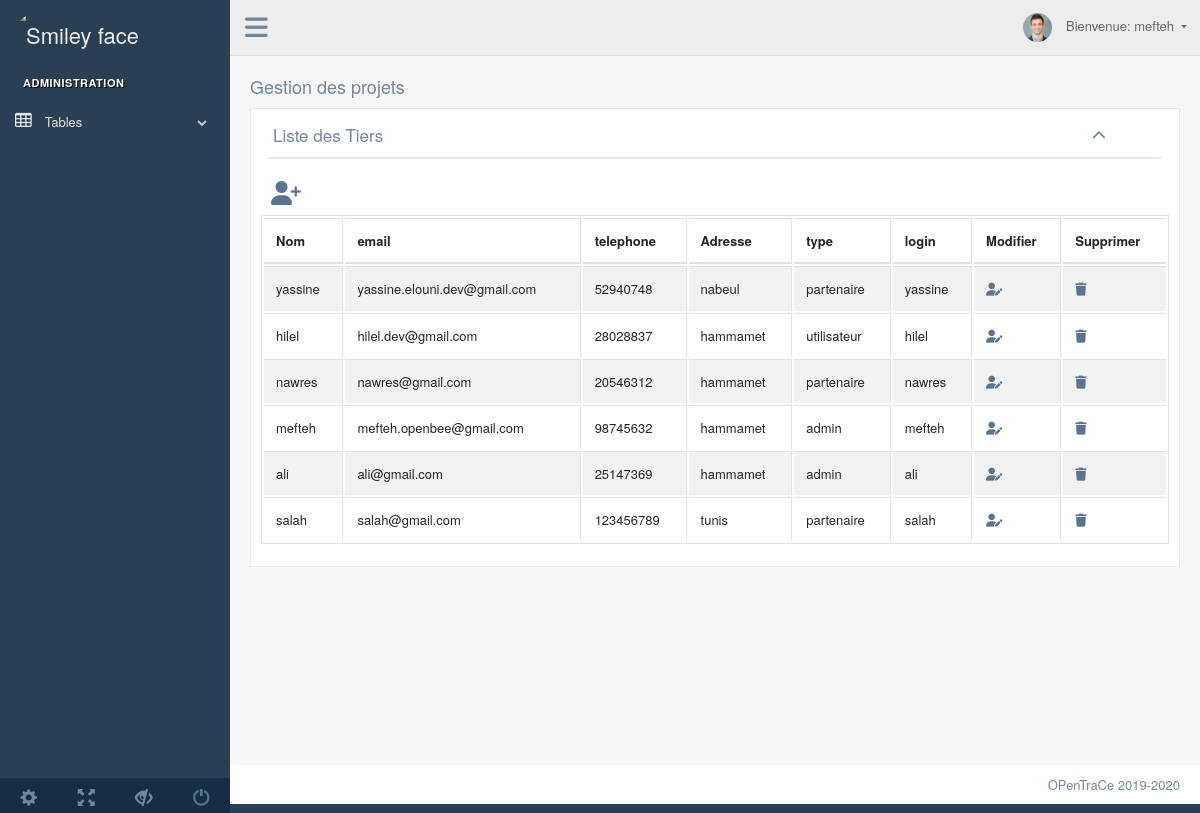
Page / (signed in) on the committed database.
### tables this page shows
CREATE TABLE IF NOT EXISTS `user` (
  `id` int(11) NOT NULL AUTO_INCREMENT,
  `nom` varchar(20) NOT NULL,
  `email` text NOT NULL,
  `telephone` text NOT NULL,
  `adresse` text NOT NULL,
  `type` int(11) NOT NULL,
  `login` varchar(10) NOT NULL,
  `password` text NOT NULL,
  `partenaire` int(11) DEFAULT NULL,
  PRIMARY KEY (`id`),
  UNIQUE KEY `login` (`login`)
);

CREATE TABLE IF NOT EXISTS `type` (
  `id` int(11) NOT NULL,
  `nom` varchar(20) NOT NULL,
  PRIMARY KEY (`id`)
);

### index.php (called while the page is built, shortened)
<?php
$Objet=new $Model ;
$rows=$Objet->liste();
include 'Views/index.php';
?>

### Models/connect.php (called while the page is built, shortened)
<?php
class connect{
	private $conexion;
    public function __construct(){
		$this->sgbd = 'mysql';
		$this->serveur='localhost';
		$this->dbname='openbee';
		$this->user='root';
		$this->password='';
		$this->conexion = new PDO("$this->sgbd:host=$this->serveur;dbname=$this->dbname", "$this->user", "$this->password");
    }
	public function query($rq, $param=array()){
		if (count($param))
		{
			$stm=$this->conexion->prepare($rq);
			$retour=$stm->execute($param);
			return $stm->fetchAll();
		}
		else{
			$retour=$this->conexion->query($rq);
			if($retour)
				return $retour->fetchAll();
			else
				return array();
		}
	}
}
?>

### Models/user.php (called while the page is built, shortened)
<?php
require_once __DIR__ . '/connect.php';
class user extends connect{
	public function Liste(){
		$rq = "SELECT user.`id`,user.`nom`,user.`email`,user.`telephone`,user.`adresse`,user.`type`, user.`login`, type.nom as nomtype
		FROM user, type
		where user.type = type.id";
		return $this->query($rq);
	}
}
?>

### Views/index.php (the view, shortened to what this page needs)
<!DOCTYPE html>
<html lang="en">
<head><script src="https://kit.fontawesome.com/2a6970513c.js"></script></head>
  <?php
  include __DIR__ .'/head.php';
  ?>
  <body class="nav-md">
    <div class="container body">
      <div class="main_container">
        <?php
		  include __DIR__ .'/left.php';
		  ?>
        <div class="right_col" role="main">
          <div class="">
            <div class="page-title">
              <div class="title_left">
                <h2>Gestion des projets</h2>
              </div>
            </div>
            <div class="clearfix"></div>
            <div class="row">
              <div class="col-md-12 col-sm-12 ">
                <div class="x_panel">
                  <div class="x_title">
                    <h2>Liste des Tiers</h2>
                    <ul class="nav navbar-right panel_toolbox">
                      <li><a class="collapse-link"><i class="fa fa-chevron-up"></i></a>
                      </li>
                    </ul>
                    <div class="clearfix"></div>
                  </div>
                                  <div class="x_content">
                                  <div class="row">
                                  <div class="col-sm-12">
                                  <div class="card-box table-responsive">
                                  <?php if($_SESSION['type'] == 1) { ?>
                                  <div  style="font-size: 24px " text-align:right; >
                                  <a    class="fas fa-user-plus"    href="index.php?Action=ajouter"> </a>
                                  </div>
                                  <?php }?>
                                  </div>
                                  </div>
                    <table id="datatable-buttons" class="table table-striped table-bordered" style="width:100%">
                      <thead>
                        <tr>
                          <th>Nom</th>
                          <th>email</th>
                          <th>telephone</th>
                          <th>Adresse</th>
                          <th>type</th>
                          <th>login</th>
						              <th>Modifier</th>
                          <?php if($_SESSION['type'] == 1) { ?>  <th>Supprimer</th> <?php } ?>
                        </tr>
                      </thead>
                      <tbody>
					  <?php
						foreach($rows as $row){
					  ?>
                        <tr>
                          <td><?php echo $row["nom"]; ?></td>
                          <td><?php echo $row["email"]; ?></td>
                          <td><?php echo $row["telephone"]; ?></td>
                          <td><?php echo $row["adresse"]; ?></td>
                          <td><?php echo $row["nomtype"]; ?></td>
                          <td><?php echo $row["login"]; ?></td>
                          <td ><a  class="fas fa-user-edit"   href="index.php?Action=update&id=<?php  echo $row["id"]; ?>"></a></td>
                          <?php if($_SESSION['type'] == 1) { ?>
                          <td><a  class="fas fa-trash"  href="index.php?Action=delete&id=<?php echo $row["id"]; ?>"></a></td>
                          <?php }?>
                        <?php
						}
						?>
                      </tbody>
                    </table>
                  </div>
                </div>
              </div>
            </div>
                </div>
              </div>
            </div>
          </div>
        </div>
        <?php
		include __DIR__ .'/footer.php';
		?>
  </body>
</html>

### Views/head.php (shortened to what this page needs)
<head>
  <link href="vendors/bootstrap/dist/css/bootstrap.min.css" rel="stylesheet">
  <link href="vendors/font-awesome/css/font-awesome.min.css" rel="stylesheet">
  <link href="vendors/nprogress/nprogress.css" rel="stylesheet">
  <link href="vendors/iCheck/skins/flat/green.css" rel="stylesheet">
  <link href="vendors/datatables.net-bs/css/dataTables.bootstrap.min.css" rel="stylesheet">
  <link href="vendors/datatables.net-buttons-bs/css/buttons.bootstrap.min.css" rel="stylesheet">
  <link href="vendors/datatables.net-fixedheader-bs/css/fixedHeader.bootstrap.min.css" rel="stylesheet">
  <link href="vendors/datatables.net-responsive-bs/css/responsive.bootstrap.min.css" rel="stylesheet">
  <link href="vendors/datatables.net-scroller-bs/css/scroller.bootstrap.min.css" rel="stylesheet">
  <link href="build/css/custom.min.css" rel="stylesheet">
</head>

### Views/left.php (shortened to what this page needs)
<div class="col-md-3 left_col">
        <div class="left_col scroll-view">
          <div class="navbar nav_title" style="border: 0;">
            <a href="#" class="site_title">
            <img src="./images/aa.jpeg" alt="Smiley face" height="42" width="42" class="img-circle"  >
	  <span class="font-italic">OpenTrace</span></a>
          </div>
	<br />
          <div id="sidebar-menu" class="main_menu_side hidden-print main_menu">
            <div class="menu_section">
              <h3>Administration</h3>
              <ul class="nav side-menu">
                <li><a><i class="fa fa-table"></i> Tables <span class="fa fa-chevron-down"></span></a>
                </li>
              </ul>
            </div>
          </div>
          <div class="sidebar-footer hidden-small">
            <a data-toggle="tooltip" data-placement="top" title="Settings">
              <span class="glyphicon glyphicon-cog" aria-hidden="true"></span>
            </a>
            <a data-toggle="tooltip" data-placement="top" title="FullScreen">
              <span class="glyphicon glyphicon-fullscreen" aria-hidden="true"></span>
            </a>
            <a data-toggle="tooltip" data-placement="top" title="Lock">
              <span class="glyphicon glyphicon-eye-close" aria-hidden="true"></span>
            </a>
            <a data-toggle="tooltip" data-placement="top" title="Logout" href="login.php">
              <span class="glyphicon glyphicon-off" aria-hidden="true"></span>
            </a>
          </div>
        </div>
      </div>
      <div class="top_nav">
          <div class="nav_menu">
              <div class="nav toggle">
                <a id="menu_toggle"><i class="fa fa-bars"></i></a>
              </div>
              <nav class="nav navbar-nav">
              <ul class=" navbar-right">
                <li class="nav-item dropdown open" style="padding-left: 15px;">
                  <a href="javascript:;" class="user-profile dropdown-toggle" aria-haspopup="true" id="navbarDropdown" data-toggle="dropdown" aria-expanded="false">
                    <img src="images/img.jpg"  class="font-italic"  alt=""> Bienvenue: <?php echo $_SESSION["login"];?>
                  </a>
                </li>
              </ul>
            </nav>
          </div>
        </div>

### Views/footer.php
<footer>
  <div class="pull-right">
 OPenTraCe 2019-2020
  </div>
  <div class="clearfix"></div>
</footer>

### rows in the picture
user: nom "yassine", email "yassine.elouni.dev@gmail.com", telephone "52940748", adresse "nabeul", type.nom "partenaire", login "yassine"
user: nom "hilel", email "hilel.dev@gmail.com", telephone "28028837", adresse "hammamet", type.nom "utilisateur", login "hilel"
user: nom "nawres", email "nawres@gmail.com", telephone "20546312", adresse "hammamet", type.nom "partenaire", login "nawres"
user: nom "mefteh", email "mefteh.openbee@gmail.com", telephone "98745632", adresse "hammamet", type.nom "admin", login "mefteh"
user: nom "ali", email "ali@gmail.com", telephone "25147369", adresse "hammamet", type.nom "admin", login "ali"
user: nom "salah", email "salah@gmail.com", telephone "123456789", adresse "tunis", type.nom "partenaire", login "salah"

### other values in the picture
$_SESSION["login"] "mefteh"
